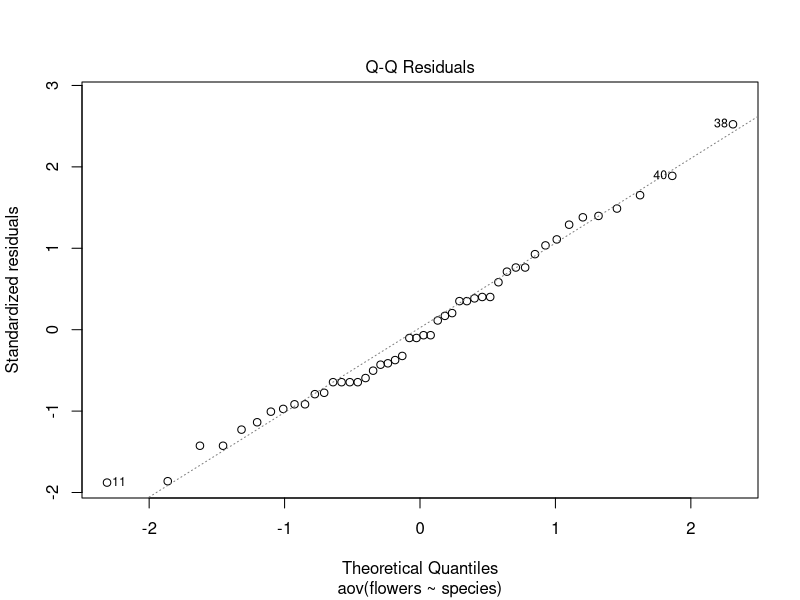
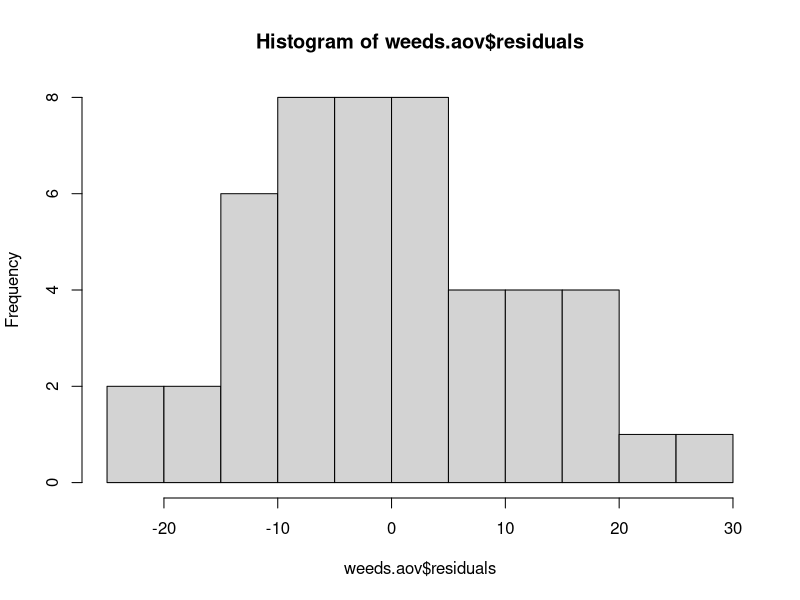
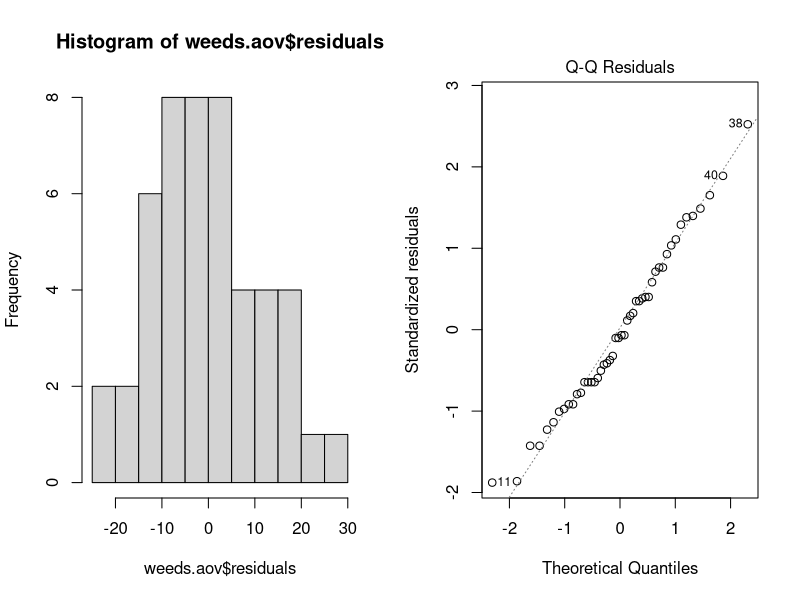
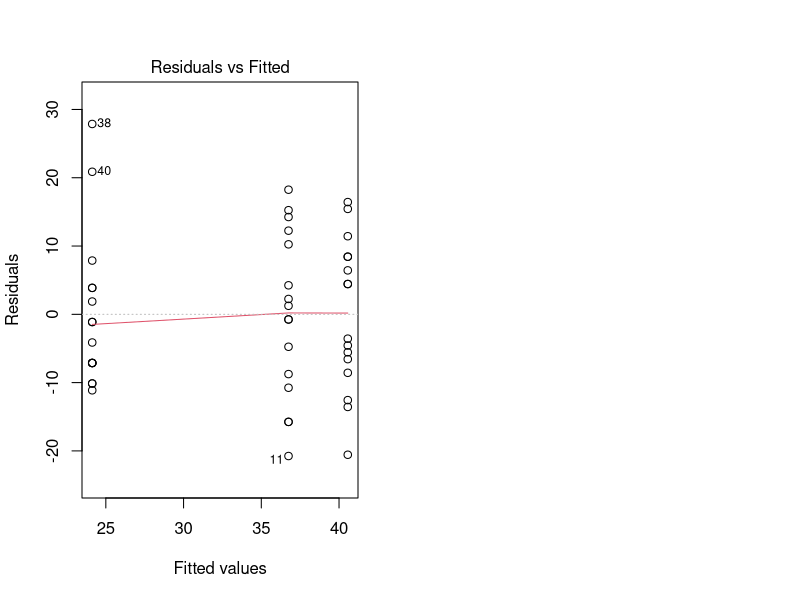

Generate these figures, in order, with R:
## ---- chunk 1
library(knitr)
knitr::opts_chunk$set(warning = FALSE, message = FALSE)
## ---- chunk 2
weeds<-read.csv("../../resources/datafiles/weeds.csv")
library(tidyverse)
weeds <- rename(weeds, flowers = flowers.m3)
frogsp<-read.csv("../../resources/datafiles/frogs.csv", header=TRUE)
enviro<-read.csv("../../resources/datafiles/frog_environmental.csv", header=TRUE)
insect <- read.csv("../../resources/datafiles/insecticide.csv", header=TRUE)
weeds.aov <- aov(flowers~species, data=weeds)

insect.aov<-aov(species.richness~fragment, data=insect)
shapiro.test(insect.aov$residuals)
bartlett.test(species.richness ~ fragment, data=insect)
## ---- chunk 3
plot(weeds.aov, 2) # Normal quantile plot
## ---- chunk 4
hist(weeds.aov$residuals) # Histogram of residuals
## ---- chunk 5
## This may not work in a default notebook ##

par(mfrow = c(1,2)) # This code put two plots in the same window
hist(weeds.aov$residuals)
plot(weeds.aov, 2)

# If your using a notebook, the par() command wont work. 
    ## Click the settings cog and select "chunk output in console"

# If your future graphs keep using this two plot window, use the following command in the console to stop it.

# dev.off()
## ---- chunk 6
dev.off
## ---- chunk 7
shapiro.test(weeds.aov$residuals) # run a shapiro-wilks test on the residuals column of our anova object using the shapiro.test() function
## ---- chunk 8
plot(weeds.aov, 1) # using plot number 1 this time
## ---- chunk 9
bartlett.test(flowers ~ species, data = weeds)
## ---- chunk 10
library(car) # install the car package for this test
leveneTest(flowers ~ species, data=weeds)
